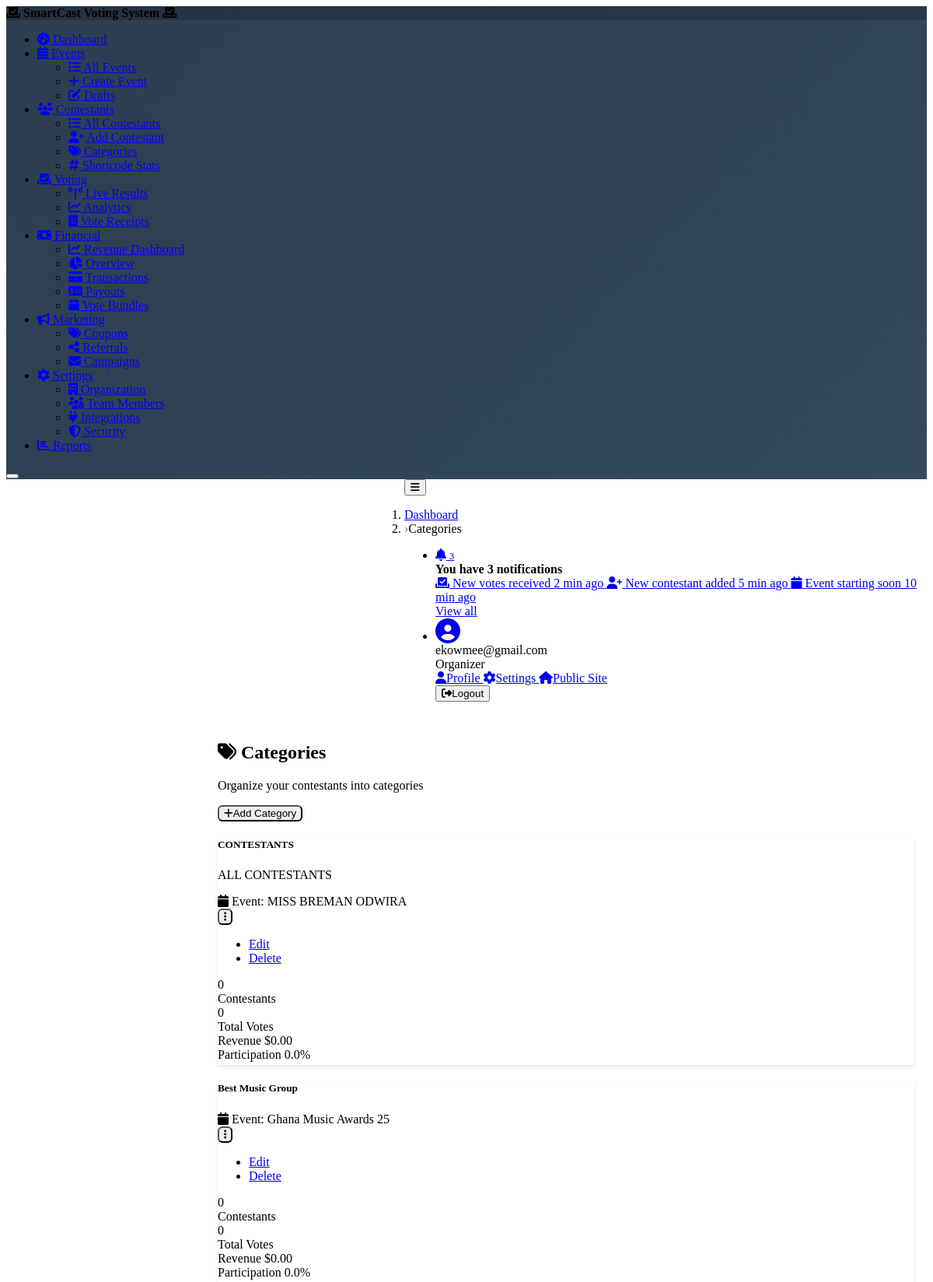
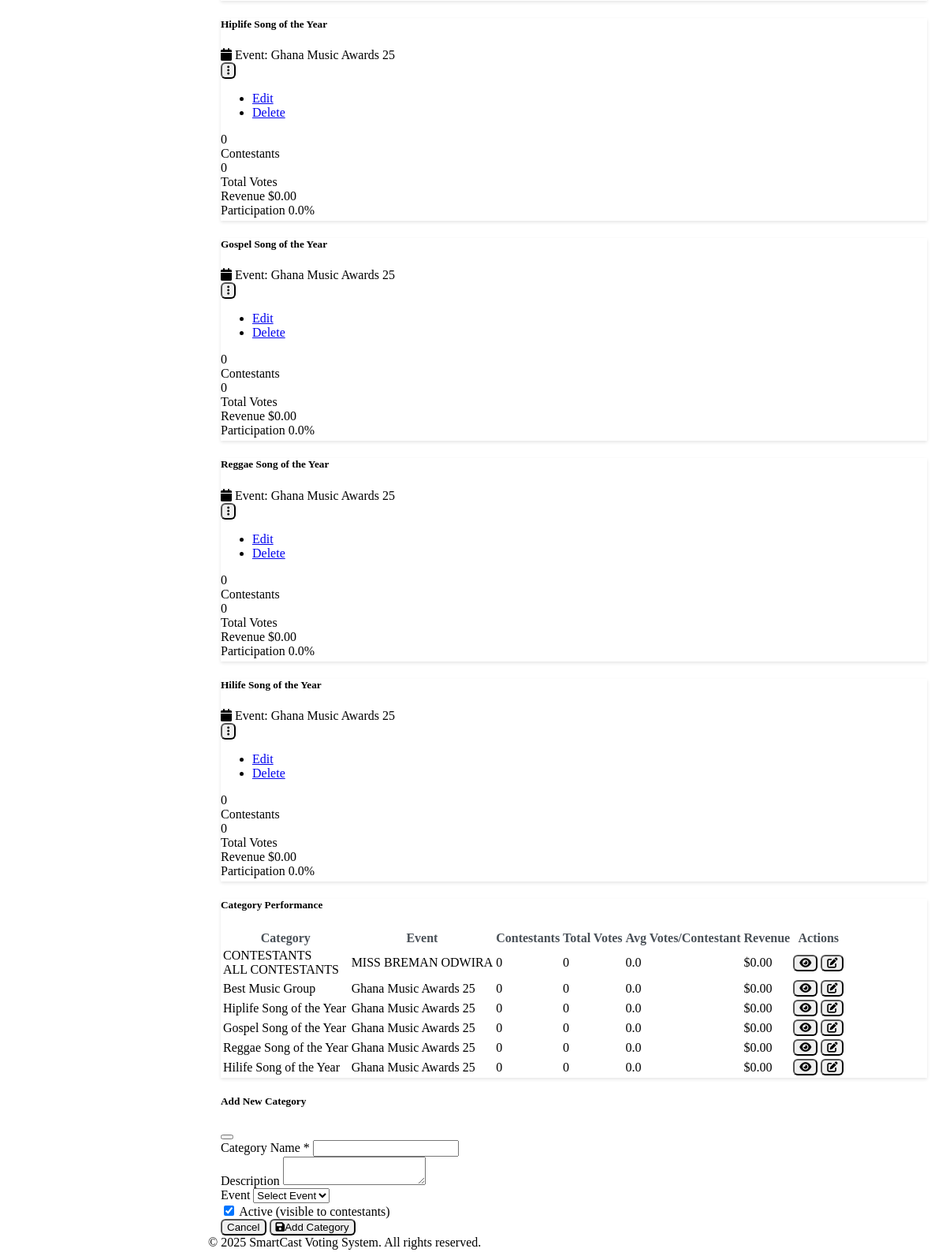
Page /organizer/categories (signed in) on the committed database (2 pictures, top to bottom).
### tables this page shows
CREATE TABLE `categories` (
  `id` int(11) NOT NULL,
  `event_id` int(11) NOT NULL,
  `tenant_id` int(11) NOT NULL DEFAULT 1,
  `name` varchar(255) NOT NULL,
  `description` text DEFAULT NULL,
  `created_by` int(11) DEFAULT NULL,
  `display_order` int(11) DEFAULT 0,
  `created_at` timestamp NOT NULL DEFAULT current_timestamp(),
  `updated_at` timestamp NOT NULL DEFAULT current_timestamp() ON UPDATE current_timestamp()
);

CREATE TABLE `events` (
  `id` int(11) NOT NULL,
  `tenant_id` int(11) NOT NULL,
  `name` varchar(255) NOT NULL,
  `code` varchar(50) NOT NULL,
  `description` text DEFAULT NULL,
  `featured_image` varchar(500) DEFAULT NULL,
  `start_date` datetime DEFAULT NULL,
  `end_date` datetime DEFAULT NULL,
  `vote_price` decimal(10,2) DEFAULT 0.50 COMMENT 'Price per vote in GHS',
  `active` tinyint(1) DEFAULT 1,
  `status` enum('draft','active','suspended','closed','archived') DEFAULT 'draft',
  `visibility` enum('private','public','unlisted') DEFAULT 'private',
  `admin_status` enum('approved','pending','rejected','under_review') DEFAULT 'pending',
  `admin_notes` text DEFAULT NULL,
  `created_by` int(11) DEFAULT NULL,
  `suspended_reason` text DEFAULT NULL,
  `suspended_by` int(11) DEFAULT NULL,
  `suspended_at` timestamp NULL DEFAULT NULL,
  `closed_at` timestamp NULL DEFAULT NULL,
  `archived_at` timestamp NULL DEFAULT NULL,
  `created_at` timestamp NOT NULL DEFAULT current_timestamp(),
  `updated_at` timestamp NOT NULL DEFAULT current_timestamp() ON UPDATE current_timestamp(),
  `results_visible` tinyint(1) DEFAULT 1 COMMENT 'Controls whether results/leaderboard is visible to public',
  `deactivated_at` timestamp NULL DEFAULT NULL,
  `deactivated_by` int(11) DEFAULT NULL
);

### views/organizer/categories/index.php (the view, shortened to what the rows shown need)
<div class="d-flex justify-content-between align-items-center mb-4">
    <div>
        <h2 class="mb-1">
            <i class="fas fa-tags me-2"></i>
            Categories
        </h2>
        <p class="text-muted mb-0">Organize your contestants into categories</p>
    </div>
    <div>
        <button class="btn btn-primary" data-coreui-toggle="modal" data-coreui-target="#createCategoryModal">
            <i class="fas fa-plus me-2"></i>Add Category
        </button>
    </div>
</div>
<?php if (!empty($categories)): ?>
    <div class="row">
        <?php foreach ($categories as $category): ?>
            <div class="col-md-4 mb-4">
                <div class="card">
                    <div class="card-body">
                        <div class="d-flex justify-content-between align-items-start mb-3">
                            <div>
                                <h5 class="card-title mb-1"><?= htmlspecialchars($category['name']) ?></h5>
                                <p class="card-text text-muted small">
                                    <?= htmlspecialchars($category['description'] ?? 'No description') ?>
                                </p>
                                <div class="small text-muted">
                                    <i class="fas fa-calendar me-1"></i>
                                    Event: <?= htmlspecialchars($category['event_name']) ?>
                                </div>
                            </div>
                            <div class="dropdown">
                                <button class="btn btn-sm btn-outline-secondary" data-coreui-toggle="dropdown">
                                    <i class="fas fa-ellipsis-v"></i>
                                </button>
                                <ul class="dropdown-menu">
                                    <li><a class="dropdown-item" href="#" onclick="editCategory(<?= $category['id'] ?>)">Edit</a></li>
                                    <li><a class="dropdown-item text-danger" href="#" onclick="deleteCategory(<?= $category['id'] ?>)">Delete</a></li>
                                </ul>
                            </div>
                        </div>
                        <div class="row text-center">
                            <div class="col-6">
                                <div class="fs-5 fw-semibold text-primary"><?= number_format($category['contestant_count']) ?></div>
                                <div class="small text-muted">Contestants</div>
                            </div>
                            <div class="col-6">
                                <div class="fs-5 fw-semibold text-success"><?= number_format($category['total_votes']) ?></div>
                                <div class="small text-muted">Total Votes</div>
                            </div>
                        </div>
                        <div class="mt-3">
                            <div class="d-flex justify-content-between align-items-center mb-1">
                                <span class="small">Revenue</span>
                                <span class="small fw-semibold">$<?= number_format($category['revenue'], 2) ?></span>
                            </div>
                            <?php
                            $participationRate = $category['contestant_count'] > 0 ?
                                min(100, ($category['total_votes'] / max(1, $category['contestant_count'])) * 10) : 0;
                            ?>
                            <div class="d-flex justify-content-between align-items-center mb-1">
                                <span class="small">Participation</span>
                                <span class="small fw-semibold"><?= number_format($participationRate, 1) ?>%</span>
                            </div>
                            <div class="progress" style="height: 4px;">
                            </div>
                        </div>
                    </div>
                </div>
            </div>
        <?php endforeach; ?>
    </div>
<?php endif; ?>
<?php if (!empty($categories)): ?>
<div class="card mt-4">
    <div class="card-header">
        <h5 class="mb-0">Category Performance</h5>
    </div>
    <div class="card-body">
        <div class="table-responsive">
            <table class="table table-hover">
                <thead>
                    <tr>
                        <th>Category</th>
                        <th>Event</th>
                        <th>Contestants</th>
                        <th>Total Votes</th>
                        <th>Avg Votes/Contestant</th>
                        <th>Revenue</th>
                        <th>Actions</th>
                    </tr>
                </thead>
                <tbody>
                    <?php foreach ($categories as $category): ?>
                        <tr>
                            <td>
                                <div class="fw-semibold"><?= htmlspecialchars($category['name']) ?></div>
                                <div class="small text-muted"><?= htmlspecialchars($category['description'] ?? '') ?></div>
                            </td>
                            <td>
                                <div class="fw-semibold"><?= htmlspecialchars($category['event_name']) ?></div>
                            </td>
                            <td><?= number_format($category['contestant_count']) ?></td>
                            <td><?= number_format($category['total_votes']) ?></td>
                            <td>
                                <?php
                                $avgVotes = $category['contestant_count'] > 0 ?
                                    $category['total_votes'] / $category['contestant_count'] : 0;
                                ?>
                                <?= number_format($avgVotes, 1) ?>
                            </td>
                            <td>$<?= number_format($category['revenue'], 2) ?></td>
                            <td>
                                <div class="btn-group btn-group-sm">
                                    <button class="btn btn-outline-primary" onclick="viewCategory(<?= $category['id'] ?>)">
                                        <i class="fas fa-eye"></i>
                                    </button>
                                    <button class="btn btn-outline-secondary" onclick="editCategory(<?= $category['id'] ?>)">
                                        <i class="fas fa-edit"></i>
                                    </button>
                                </div>
                            </td>
                        </tr>
                    <?php endforeach; ?>
                </tbody>
            </table>
        </div>
    </div>
</div>
<?php endif; ?>
<div class="modal fade" id="createCategoryModal" tabindex="-1">
    <div class="modal-dialog">
        <div class="modal-content">
            <div class="modal-header">
                <h5 class="modal-title">Add New Category</h5>
                <button type="button" class="btn-close" data-coreui-dismiss="modal"></button>
            </div>
            <div class="modal-body">
                <form id="createCategoryForm">
                    <div class="mb-3">
                        <label class="form-label">Category Name *</label>
                        <input type="text" class="form-control" name="name" required>
                    </div>
                    <div class="mb-3">
                        <label class="form-label">Description</label>
                        <textarea class="form-control" name="description" rows="2"></textarea>
                    </div>
                    <div class="mb-3">
                        <label class="form-label">Event</label>
                        <select class="form-select" name="event_id" required>
                            <option value="">Select Event</option>
                        </select>
                    </div>
                    <div class="form-check">
                        <input class="form-check-input" type="checkbox" name="active" checked>
                        <label class="form-check-label">
                            Active (visible to contestants)
                        </label>
                    </div>
                </form>
            </div>
            <div class="modal-footer">
                <button type="button" class="btn btn-secondary" data-coreui-dismiss="modal">Cancel</button>
                <button type="button" class="btn btn-primary" onclick="saveCategory()">
                    <i class="fas fa-save me-2"></i>Add Category
                </button>
            </div>
        </div>
    </div>
</div>

### src/Core/Router.php (shortened to what the rows shown need)
<?php
class Router
{
    private $routes = [];
    private $currentGroup = [];
    public function group($attributes, $callback)
    {
        $previousGroup = $this->currentGroup;
        $this->currentGroup = array_merge($this->currentGroup, $attributes);
        $this->currentGroup = $previousGroup;
    }
    private function addRoute($method, $path, $handler)
    {
        $prefix = isset($this->currentGroup['prefix']) ? $this->currentGroup['prefix'] : '';
        $middleware = isset($this->currentGroup['middleware']) ? $this->currentGroup['middleware'] : null;
        $fullPath = $prefix . $path;
        $this->routes[] = [
            'method' => $method,
            'path' => $fullPath,
            'handler' => $handler,
            'middleware' => $middleware
        ];
    }
    public function dispatch()
    {
        $method = $_SERVER['REQUEST_METHOD'];
        $path = parse_url($_SERVER['REQUEST_URI'], PHP_URL_PATH);
        $appUrlParts = parse_url(APP_URL);
        $basePath = $appUrlParts['path'] ?? '';
        if (!empty($basePath)) {
            if (strpos($path, $basePath . '/index.php') === 0) {
                $path = substr($path, strlen($basePath . '/index.php'));
            } elseif (strpos($path, $basePath) === 0) {
                $path = substr($path, strlen($basePath));
            }
        }
        foreach ($this->routes as $route) {
            if ($route['method'] === $method && $this->matchPath($route['path'], $path)) {
                $params = $this->extractParams($route['path'], $path);
                $this->callHandler($route['handler'], $params);
                return;
            }
        }
    }
    private function matchPath($routePath, $requestPath)
    {
        $pattern = preg_replace('/\{([^}]+)\}/', '([^/]+)', $routePath);
        $pattern = '#^' . $pattern . '$#';
        return preg_match($pattern, $requestPath);
    }
    private function extractParams($routePath, $requestPath)
    {
        $params = [];
        return $params;
    }
    private function callHandler($handler, $params = [])
    {
        if (is_string($handler)) {
            list($controller, $method) = explode('@', $handler);
            $controllerClass = "SmartCast\\Controllers\\{$controller}";
            if (class_exists($controllerClass)) {
                $controllerInstance = new $controllerClass();
                if (method_exists($controllerInstance, $method)) {
                    $paramValues = array_values($params);
                    call_user_func_array([$controllerInstance, $method], $paramValues);
                } else {
                    throw new \Exception("Method {$method} not found in {$controllerClass}");
                }
            } else {
                throw new \Exception("Controller {$controllerClass} not found");
            }
        } elseif (is_callable($handler)) {
            $paramValues = array_values($params);
            call_user_func_array($handler, $paramValues);
        }
    }
}

### rows in the picture
categories: name "CONTESTANTS", description "ALL CONTESTANTS", event.name "MISS BREMAN ODWIRA", contestant_count "0", total_votes "0", revenue "0.00", participationRate "0.0", avgVotes "0.0"
categories: name "Best Music Group", event.name "Ghana Music Awards 25", contestant_count "0", total_votes "0", revenue "0.00", participationRate "0.0", avgVotes "0.0"
categories: name "Hiplife Song of the Year", event.name "Ghana Music Awards 25", contestant_count "0", total_votes "0", revenue "0.00", participationRate "0.0", avgVotes "0.0"
categories: name "Gospel Song of the Year", event.name "Ghana Music Awards 25", contestant_count "0", total_votes "0", revenue "0.00", participationRate "0.0", avgVotes "0.0"
categories: name "Reggae Song of the Year", event.name "Ghana Music Awards 25", contestant_count "0", total_votes "0", revenue "0.00", participationRate "0.0", avgVotes "0.0"
categories: name "Hilife Song of the Year", event.name "Ghana Music Awards 25", contestant_count "0", total_votes "0", revenue "0.00", participationRate "0.0", avgVotes "0.0"

### other values in the picture
$crumb['title'] "Categories"
